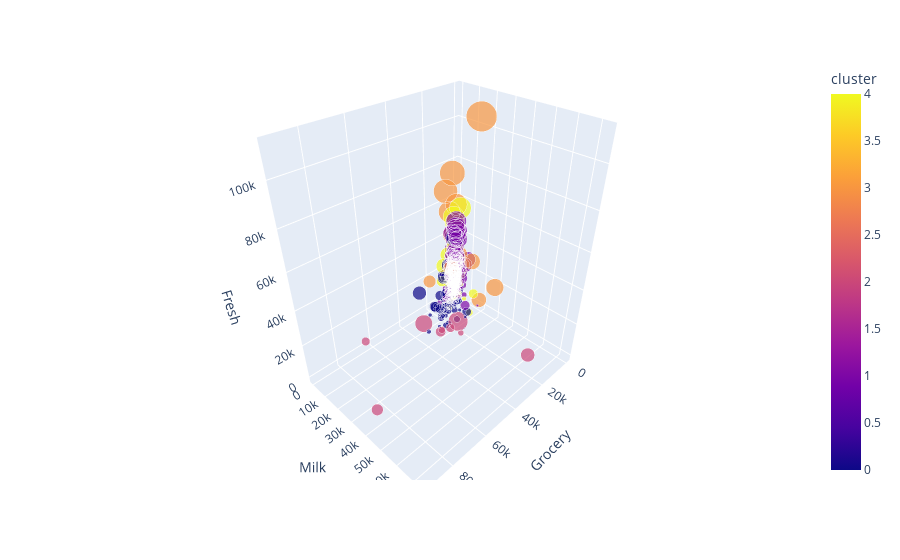

Write notebook code for a chart like this one.
### Markdown cell above
3D scatter plot

### Code cell
fig = px.scatter_3d(dataset, x="Grocery", y="Milk", z="Fresh", color='cluster', size="Fresh", size_max=30)
fig.show()

### Figure 1 — Plotly figure (JSON) as saved in the notebook; plotly's stock layout.template omitted (floating-point values rounded to 4 significant figures; data arrays with more than 128 entries replaced by an {"elided": "..."} marker saying what was removed)
{"data": [{"hovertemplate": "Grocery=%{x}<br>Milk=%{y}<br>Fresh=%{marker.size}<br>cluster=%{marker.color}<extra></extra>", "legendgroup": "", "marker": {"color": {"elided": "440 int values"}, "coloraxis": "coloraxis", "size": {"elided": "440 int values"}, "sizemode": "area", "sizeref": 124.6, "symbol": "circle"}, "mode": "markers", "name": "", "scene": "scene", "showlegend": false, "type": "scatter3d", "x": {"elided": "440 int values"}, "y": {"elided": "440 int values"}, "z": {"elided": "440 int values"}}], "layout": {"coloraxis": {"colorbar": {"title": {"text": "cluster"}}, "colorscale": [[0, "#0d0887"], [0.1111, "#46039f"], [0.2222, "#7201a8"], [0.3333, "#9c179e"], [0.4444, "#bd3786"], [0.5556, "#d8576b"], [0.6667, "#ed7953"], [0.7778, "#fb9f3a"], [0.8889, "#fdca26"], [1, "#f0f921"]]}, "legend": {"itemsizing": "constant", "tracegroupgap": 0}, "margin": {"t": 60}, "scene": {"domain": {"x": [0, 1], "y": [0, 1]}, "xaxis": {"title": {"text": "Grocery"}}, "yaxis": {"title": {"text": "Milk"}}, "zaxis": {"title": {"text": "Fresh"}}}}}
